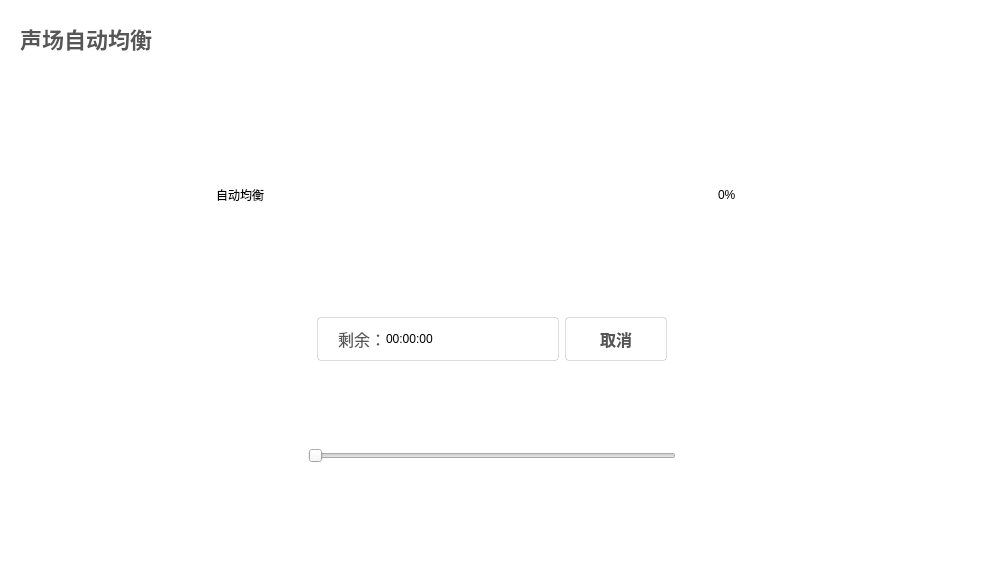
<?xml version="1.0" encoding="UTF-8"?>
<ui version="4.0">
 <class>AutomaticSoundFieldEqualization</class>
 <widget class="QWidget" name="AutomaticSoundFieldEqualization">
  <property name="geometry">
   <rect>
    <x>0</x>
    <y>0</y>
    <width>983</width>
    <height>568</height>
   </rect>
  </property>
  <property name="windowTitle">
   <string>Automatic Sound Field Equalization</string>
  </property>
  <property name="styleSheet">
   <string notr="true">QWidget#AutomaticSoundFieldEqualization,
QFrame#top_frame,
QFrame#down_frame
{
	background: #FFFFFF;
}</string>
  </property>
  <layout class="QVBoxLayout" name="verticalLayout" stretch="1,9">
   <property name="spacing">
    <number>0</number>
   </property>
   <item>
    <widget class="QFrame" name="top_frame">
     <property name="frameShape">
      <enum>QFrame::NoFrame</enum>
     </property>
     <property name="frameShadow">
      <enum>QFrame::Plain</enum>
     </property>
     <layout class="QHBoxLayout" name="horizontalLayout">
      <item>
       <widget class="QLabel" name="label">
        <property name="styleSheet">
         <string notr="true">font-family: 'PingFang SC';
font-style: normal;
font-weight: 500;
font-size: 22px;
line-height: 30px;
/* identical to box height, or 136% */


color: #565656;
</string>
        </property>
        <property name="text">
         <string>声场自动均衡</string>
        </property>
       </widget>
      </item>
      <item>
       <spacer name="horizontalSpacer">
        <property name="orientation">
         <enum>Qt::Horizontal</enum>
        </property>
        <property name="sizeHint" stdset="0">
         <size>
          <width>526</width>
          <height>20</height>
         </size>
        </property>
       </spacer>
      </item>
     </layout>
    </widget>
   </item>
   <item>
    <widget class="QFrame" name="down_frame">
     <property name="frameShape">
      <enum>QFrame::NoFrame</enum>
     </property>
     <property name="frameShadow">
      <enum>QFrame::Plain</enum>
     </property>
     <layout class="QGridLayout" name="gridLayout">
      <item row="1" column="2">
       <spacer name="horizontalSpacer_3">
        <property name="orientation">
         <enum>Qt::Horizontal</enum>
        </property>
        <property name="sizeHint" stdset="0">
         <size>
          <width>40</width>
          <height>20</height>
         </size>
        </property>
       </spacer>
      </item>
      <item row="1" column="1">
       <widget class="QFrame" name="frame_3">
        <property name="frameShape">
         <enum>QFrame::NoFrame</enum>
        </property>
        <property name="frameShadow">
         <enum>QFrame::Plain</enum>
        </property>
        <layout class="QGridLayout" name="gridLayout_2">
         <property name="verticalSpacing">
          <number>78</number>
         </property>
         <item row="0" column="0" colspan="5">
          <widget class="QFrame" name="frame_4">
           <property name="minimumSize">
            <size>
             <width>0</width>
             <height>70</height>
            </size>
           </property>
           <property name="frameShape">
            <enum>QFrame::NoFrame</enum>
           </property>
           <property name="frameShadow">
            <enum>QFrame::Plain</enum>
           </property>
           <layout class="QHBoxLayout" name="horizontalLayout_2" stretch="1,10,1">
            <property name="spacing">
             <number>0</number>
            </property>
            <property name="leftMargin">
             <number>0</number>
            </property>
            <property name="topMargin">
             <number>0</number>
            </property>
            <property name="rightMargin">
             <number>0</number>
            </property>
            <property name="bottomMargin">
             <number>0</number>
            </property>
            <item>
             <widget class="QLabel" name="label_2">
              <property name="text">
               <string>自动均衡</string>
              </property>
             </widget>
            </item>
            <item>
             <widget class="QWidget" name="progress_widget" native="true"/>
            </item>
            <item>
             <widget class="QLabel" name="percent_label">
              <property name="minimumSize">
               <size>
                <width>50</width>
                <height>0</height>
               </size>
              </property>
              <property name="maximumSize">
               <size>
                <width>50</width>
                <height>16777215</height>
               </size>
              </property>
              <property name="text">
               <string>0%</string>
              </property>
             </widget>
            </item>
           </layout>
          </widget>
         </item>
         <item row="1" column="3">
          <spacer name="horizontalSpacer_7">
           <property name="orientation">
            <enum>Qt::Horizontal</enum>
           </property>
           <property name="sizeHint" stdset="0">
            <size>
             <width>40</width>
             <height>20</height>
            </size>
           </property>
          </spacer>
         </item>
         <item row="1" column="1">
          <spacer name="horizontalSpacer_6">
           <property name="orientation">
            <enum>Qt::Horizontal</enum>
           </property>
           <property name="sizeHint" stdset="0">
            <size>
             <width>40</width>
             <height>20</height>
            </size>
           </property>
          </spacer>
         </item>
         <item row="1" column="2">
          <widget class="QFrame" name="frame_5">
           <property name="frameShape">
            <enum>QFrame::NoFrame</enum>
           </property>
           <property name="frameShadow">
            <enum>QFrame::Plain</enum>
           </property>
           <layout class="QHBoxLayout" name="horizontalLayout_4">
            <item>
             <widget class="QFrame" name="frame_6">
              <property name="styleSheet">
               <string notr="true">QFrame#frame_6
{
	min-width: 240px;
	min-height: 42px;

	background: #FFFFFF;
	border: 1px solid rgba(86, 86, 86, 0.2);
	border-radius: 4px;
}

QLabel#label_4
{
	min-width: 48px;
	max-width: 48px;
	max-height: 30px;
	min-height: 30px;

	font-family: 'PingFang SC';
	font-style: normal;
	font-weight: 400;
	font-size: 16px;
	line-height: 30px;

	color: #565656;
}</string>
              </property>
              <property name="frameShape">
               <enum>QFrame::NoFrame</enum>
              </property>
              <property name="frameShadow">
               <enum>QFrame::Plain</enum>
              </property>
              <layout class="QHBoxLayout" name="horizontalLayout_3">
               <property name="spacing">
                <number>0</number>
               </property>
               <property name="leftMargin">
                <number>20</number>
               </property>
               <property name="topMargin">
                <number>0</number>
               </property>
               <property name="rightMargin">
                <number>0</number>
               </property>
               <property name="bottomMargin">
                <number>0</number>
               </property>
               <item>
                <widget class="QLabel" name="label_4">
                 <property name="text">
                  <string>剩余：</string>
                 </property>
                </widget>
               </item>
               <item>
                <widget class="QLabel" name="label_5">
                 <property name="text">
                  <string>00:00:00</string>
                 </property>
                </widget>
               </item>
              </layout>
             </widget>
            </item>
            <item>
             <widget class="QPushButton" name="cancelButton">
              <property name="styleSheet">
               <string notr="true">QPushButton
{
	width: 100px;
	height: 42px;

	background: #FFFFFF;
	border: 1px solid rgba(86, 86, 86, 0.2);
	border-radius: 4px;

	font-family: 'PingFang SC';
	font-style: normal;
	font-weight: 500;
	font-size: 16px;
	line-height: 22px;
	color: #565656;
}</string>
              </property>
              <property name="text">
               <string>取消</string>
              </property>
             </widget>
            </item>
           </layout>
          </widget>
         </item>
         <item row="1" column="4">
          <spacer name="horizontalSpacer_5">
           <property name="orientation">
            <enum>Qt::Horizontal</enum>
           </property>
           <property name="sizeHint" stdset="0">
            <size>
             <width>40</width>
             <height>20</height>
            </size>
           </property>
          </spacer>
         </item>
         <item row="1" column="0">
          <spacer name="horizontalSpacer_4">
           <property name="orientation">
            <enum>Qt::Horizontal</enum>
           </property>
           <property name="sizeHint" stdset="0">
            <size>
             <width>40</width>
             <height>20</height>
            </size>
           </property>
          </spacer>
         </item>
         <item row="2" column="2">
          <widget class="QSlider" name="test_slider">
           <property name="maximum">
            <number>100</number>
           </property>
           <property name="orientation">
            <enum>Qt::Horizontal</enum>
           </property>
          </widget>
         </item>
        </layout>
       </widget>
      </item>
      <item row="2" column="1">
       <spacer name="verticalSpacer">
        <property name="orientation">
         <enum>Qt::Vertical</enum>
        </property>
        <property name="sizeHint" stdset="0">
         <size>
          <width>20</width>
          <height>40</height>
         </size>
        </property>
       </spacer>
      </item>
      <item row="1" column="0">
       <spacer name="horizontalSpacer_2">
        <property name="orientation">
         <enum>Qt::Horizontal</enum>
        </property>
        <property name="sizeHint" stdset="0">
         <size>
          <width>40</width>
          <height>20</height>
         </size>
        </property>
       </spacer>
      </item>
      <item row="0" column="1">
       <spacer name="verticalSpacer_2">
        <property name="orientation">
         <enum>Qt::Vertical</enum>
        </property>
        <property name="sizeHint" stdset="0">
         <size>
          <width>20</width>
          <height>40</height>
         </size>
        </property>
       </spacer>
      </item>
     </layout>
    </widget>
   </item>
  </layout>
 </widget>
 <resources/>
 <connections/>
</ui>
